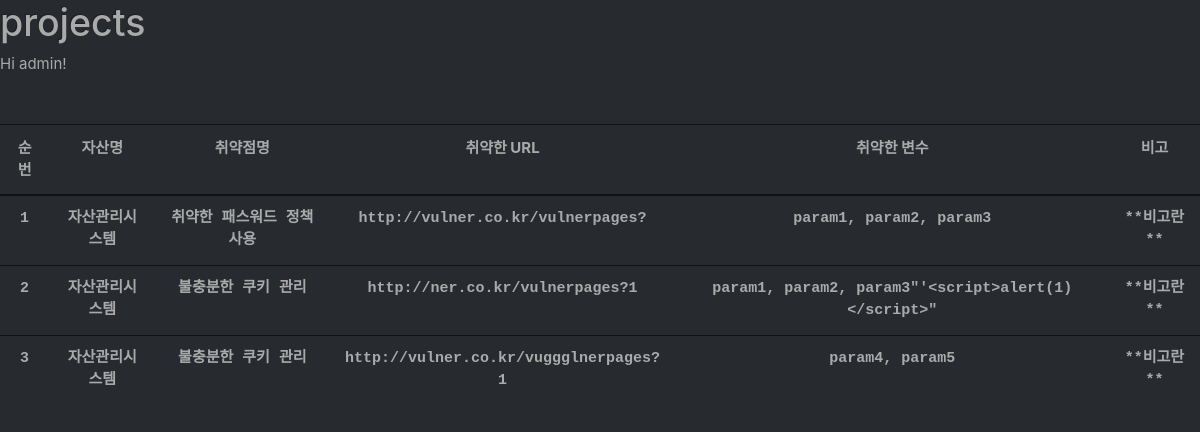
/projects/main/ (signed in), run on an earlier commit of the app's database.
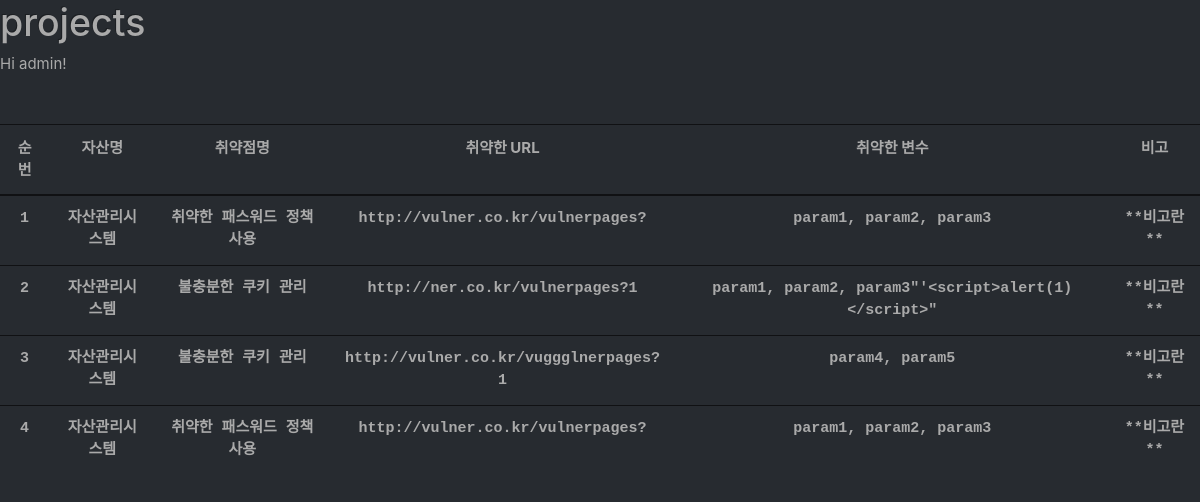
And on a later commit of the database.
### accounts/models.py (models this page shows)
class Account(AbstractUser):
    objects = AccountManager()

### projects/models.py (models this page shows, shortened)
class Projectresult(models.Model):
    project_name = models.ForeignKey('ProjectManagement', on_delete=models.CASCADE, verbose_name='프로젝트명')
    target = models.ForeignKey('Assets', on_delete=models.CASCADE, verbose_name='점검대상 서비스명')
    vul_name = models.ForeignKey('Vulnerabilities', on_delete=models.CASCADE, verbose_name='취약점 명')
    vul_url = models.CharField(max_length=100, verbose_name='취약한 URL')
    vul_param = models.CharField(max_length=50, verbose_name='취약한 파라메터')
    vul_comment = models.TextField(max_length=300, verbose_name='취약점 도출방법')
    vul_cause_comment = models.TextField(max_length=300, verbose_name='기타설명')
    class Meta:
        verbose_name_plural = "5. 진단결과"

class Assets(models.Model):
    service_name = models.CharField(max_length=20, verbose_name = '서비스명', unique=True)
    service_ip = models.CharField(max_length=20, verbose_name = '서비스IP')
    service_domain = models.CharField(max_length=50,verbose_name='서비스URL')
    service_info_os = models.CharField(max_length=20, verbose_name='구성_OS종류')
    service_info_web = models.CharField(max_length=20, verbose_name='구성_WEB종류')
    service_info_db = models.CharField(max_length=20, verbose_name='구성_DB종류')
    service_owner = models.ForeignKey('Owners', on_delete=models.CASCADE, verbose_name='서비스 소유자')
    def __str__(self):
        return '%s' % self.service_name
    class Meta:
        verbose_name_plural = "1. 자산관리"

class Vulnerabilities(models.Model):
    vul_category = models.CharField(
        max_length=5,
        choices=VUL_CATEGORY_CHOICES,
        default='Web',
        verbose_name = '취약점 구분'
    )
    vul_id = models.CharField(max_length=10, verbose_name = '취약점 ID')
    vul_name = models.CharField(max_length=50, verbose_name = '취약점명')
    vul_level = models.CharField(
        max_length=3,
        choices=VUL_LEVEL_CHOICES,
        verbose_name='위험도'
    )
    vul_description = models.CharField(max_length=100, verbose_name = '취약점 설명')
    vul_countermeasure = models.TextField(max_length=300,verbose_name = '취약점 조치방법')
    vul_countermeasure_code = models.TextField(max_length=300, verbose_name = '취약점 조치 샘플코드')
    def __str__(self):
        return '%s' % self.vul_name
    class Meta:
        verbose_name_plural = "3. 취약점 관리"

### projects/views.py (the view)
# urls.py: path('main/', views.main, name='main'),
@login_required
def main(request):
    projects = Projectresult.objects.all()
    context = {'projects': projects}
    return render(request, 'index.html', context)

### projects/templates/index.html
{% extends 'base.html' %}
{% block contents %}
<h1>projects</h1>
   Hi {{ user.username }}!
{% if projects %}
    <div class="row mt-5">
        <div class="col-12 text-center">
            <table class ="table thead-light">
                <thread class="thead-light">
                    <tr>
                        <th>순번</th>
                        <th>자산명</th>
                        <th>취약점명</th>
                        <th>취약한 URL</th>
                        <th>취약한 변수</th>
                        <th>비고</th>
                    </tr>
                </thread>
                <tbody class="text-monospace">
                {% for project in projects %}
                <tr>
                    <th>{{ project.id }}</th>
                    <th>{{ project.target }}</th>
                    <th>{{ project.vul_name }}</th>
                    <th>{{ project.vul_url }}</th>
                    <th>{{ project.vul_param }}</th>
                    <th>**비고란**</th>
                </tr>
                {% endfor %}
                </tbody>
            </table>
        </div>
    </div>
{% endif %}
{% endblock %}

### projects/templates/base.html (shortened to what this page needs)
<!doctype html>
<html lang="en">
  <head>
      <link rel="stylesheet" href="/static/bootstrap.min.css" />
  </head>
  <body>
    {% block contents %}
    {% endblock %}
  </body>
</html>

What changed in the data, as far as the page shows it:
added Projectresult: id "4", target "자산관리시스템", vul_name "취약한 패스워드 정책 사용", vul_url "http://vulner.co.kr/vulnerpages?", vul_param "param1, param2, param3"
